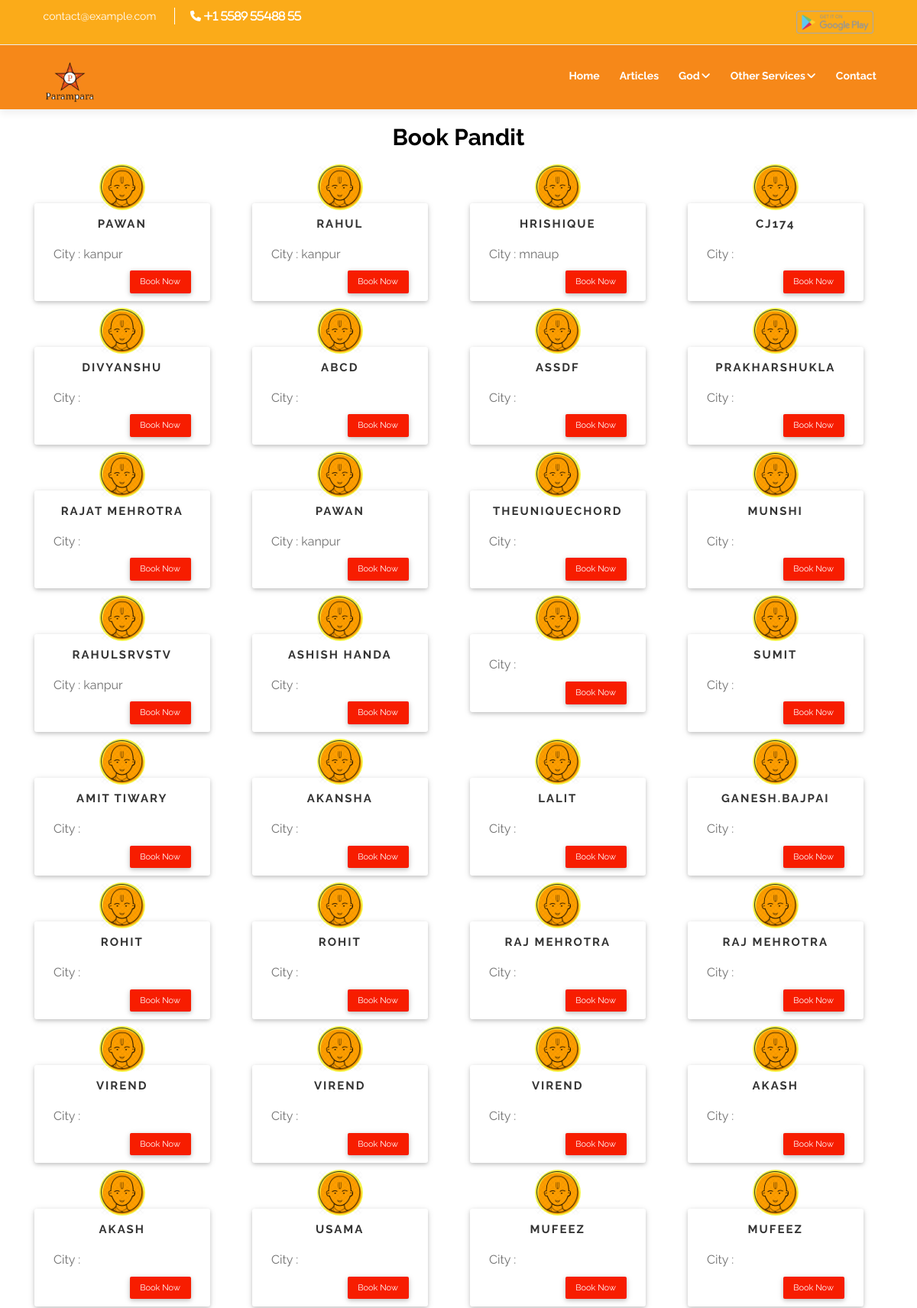
The page /brahman_bhoj.php (upper part) on the database its author committed.
### tables this page shows
CREATE TABLE `pandit` (
  `user_id` int(11) NOT NULL AUTO_INCREMENT,
  `username` text NOT NULL,
  `mobile` text NOT NULL,
  `email` text NOT NULL,
  `address` text NOT NULL,
  `logitude` varchar(50) NOT NULL,
  `lattitude` varchar(50) NOT NULL,
  `password` text NOT NULL,
  `alternate_no` varchar(255) NOT NULL,
  `gender` varchar(255) NOT NULL,
  `city` varchar(255) NOT NULL,
  `state` varchar(255) NOT NULL,
  `social_type` text NOT NULL,
  `social_id` text NOT NULL,
  `image` text NOT NULL,
  `aadhar_no` text NOT NULL,
  `aadhar_image` text NOT NULL,
  `dob` varchar(255) NOT NULL,
  `country` varchar(255) NOT NULL,
  `pincode` varchar(255) NOT NULL,
  `skills` varchar(255) NOT NULL,
  `account_type` varchar(255) NOT NULL,
  `pancard_no` varchar(255) NOT NULL,
  `degree` varchar(255) NOT NULL,
  `bank_ac_no` varchar(255) NOT NULL,
  `experience` varchar(255) NOT NULL,
  `ifsc_code` varchar(255) NOT NULL,
  `acc_holder_name` varchar(255) NOT NULL,
  `bank_name` varchar(255) NOT NULL,
  `bio` varchar(255) NOT NULL,
  `type` varchar(10) NOT NULL DEFAULT 'USER',
  `status` int(11) NOT NULL DEFAULT '1',
  `register_id` varchar(255) NOT NULL,
  `pooja` text NOT NULL,
  `otp` text NOT NULL,
  `otp_verified` int(11) NOT NULL DEFAULT '0',
  `approved` int(11) NOT NULL DEFAULT '0' COMMENT 'approved by admin',
  `entrydt` timestamp NOT NULL DEFAULT CURRENT_TIMESTAMP ON UPDATE CURRENT_TIMESTAMP,
  `avg_rating` varchar(50) NOT NULL,
  PRIMARY KEY (`user_id`)
);

### brahman_bhoj.php (the view, shortened to what this page needs)
<?php include 'header.php';?>
<?php include 'config.php';?>
<div class="container">
      <div class="heading animate-box"><h2><b style="color: black;">Book Pandit</b></h2></div>
    <div class="row">
<?php
$sql = "SELECT * FROM pandit";
$result = mysqli_query($conn,$sql);
if (mysqli_num_rows($result) > 0) {
    while($row = $result->fetch_assoc()) {
		?>
        <div class="col-xs-12 col-sm-3 col-md-3 col-lg-3">
            <div class="box">
                <div class="box-icon">
                    <img src="img/panditavtar.png" height="60px" width="60px" class="img-responsive" style="margin-left:0px;">
                </div>
                <div class="info">
                    <h4 class="text-center"><?php echo $row["username"] ?></h4>
                    <p>City : <?php echo $row["city"] ?></p>
                    <a href="#" class="btn">Book Now</a>
                </div>
            </div>
        </div>
        <?php
    }
} else {
    echo "0 results";
}
?>
    </div>
</div><br>
</body>
</html>

### header.php (shortened to what this page needs)
<!DOCTYPE html><?php $base_url="http://localhost/vedicparampara.com" ; ?>
<html lang="en" class="no-js">
<head>
    <link rel="stylesheet" href="./css/bootstrap.min.css">
    <link rel="stylesheet" href="./css/style.css">
     <link rel="stylesheet" href="css2/style.css">
      <link href="assets/vendor/bootstrap/css/bootstrap.min.css" rel="stylesheet">
  <link href="assets/vendor/icofont/icofont.min.css" rel="stylesheet">
  <link href="assets/vendor/boxicons/css/boxicons.min.css" rel="stylesheet">
  <link href="assets/vendor/venobox/venobox.css" rel="stylesheet">
  <link href="assets/vendor/aos/aos.css" rel="stylesheet">
  <link href="css2/style.css" rel="stylesheet">
  <link href="lib/bootstrap/css/bootstrap.min.css" rel="stylesheet">
  <link href="lib/font-awesome/css/font-awesome.min.css" rel="stylesheet">
  <link href="lib/animate/animate.min.css" rel="stylesheet">
  <link href="lib/ionicons/css/ionicons.min.css" rel="stylesheet">
  <link href="lib/owlcarousel/assets/owl.carousel.min.css" rel="stylesheet">
  <link href="lib/magnific-popup/magnific-popup.css" rel="stylesheet">
  <link href="lib/ionicons/css/ionicons.min.css" rel="stylesheet">
    <link rel="stylesheet" href="./css/animate.css" />
    <link rel="stylesheet" href="https://maxcdn.bootstrapcdn.com/bootstrap/3.4.1/css/bootstrap.min.css">
</head>
<body id="body">
  <section id="topbar" class=" d-lg-block">
    <div class="container clearfix">
      <div class="contact-info float-left">
        <i class="fa fa-envelope-o"></i> <a href="mailto:contact@example.com">contact@example.com</a>
        <i class="fa fa-phone"> +1 5589 55488 55</i>
      </div>
	  <div class="social-links float-right">
        <a href="signup-form.php" class="twitter"><img src="img/apk_download1.png" height="30px"></a>
      </div>
    </div>
  </section>
 <header id="header">
    <div class="container">
      <div id="logo" class="pull-left">
       <a href="#body" class=""><img src="img/logo.png" height="60px"></a>
      </div>
      <nav id="nav-menu-container">
        <ul class="nav-menu">
          <li class="menu-active"><a href="<?php echo $base_url; ?>">Home</a></li>
          <li><a href="#portfolio">Articles</a></li>
          <li class="menu-has-children"><a href="#">God</a>
          </li>
          <li class="menu-has-children"><a href="">Other Services</a>
          </li>
          <li><a href="#contact">Contact</a></li>
        </ul>
      </nav>
    </div>
  </header>
</body>
</html>

### css/style.css (style rules this page uses)
body { font-family: 'Raleway', sans-serif !important; overflow-x: hidden; }
.heading { color: black; font-weight: bold; text-align: center; }
.img-responsive { display: block; max-width: 100%; height: auto; }
.js .animate-box { opacity: 0; }

### css2/style.css (style rules this page uses)
body { background: #fff; color: #444; font-family: "Open Sans", sans-serif; }
a { color: #50d8af; transition: 0.5s; }
p { padding: 0; margin: 0 0 30px 0; }
h1, h2, h3, h4, h5, h6 { font-family: "Montserrat", sans-serif; font-weight: 400; margin: 0 0 20px 0; padding: 0; }
#topbar { background: #fbab19; padding: 10px 0; border-bottom: 1px solid #eee; font-size: 14px; }
#topbar .contact-info a { line-height: 1; color: white; }
#topbar .contact-info i { color: white; padding: 4px; }
#topbar .contact-info .fa-phone { padding-left: 20px; margin-left: 20px; border-left: 1px solid white; }
#topbar .social-links a { color: white; padding: 4px 12px; display: inline-block; line-height: 1px; border-left: 1px solid #e9e9e9; }
#topbar .social-links a:first-child { border-left: 0; }
#header { padding: 20px 0; height: 84px; transition: all 0.5s; z-index: 997; background:#f68819; box-shadow: 0px 6px 9px 0px rgba(0, 0, 0, 0.06); }
#header #logo img { padding: 0; margin: 0; }
.nav-menu, .nav-menu * { margin: 0; padding: 0; list-style: none; }
.nav-menu li { position: relative; white-space: nowrap; }
.nav-menu > li { float: left; }
.sf-arrows .sf-with-ul { padding-right: 22px; }
.sf-arrows .sf-with-ul:after { content: "\f107"; position: absolute; right: 8px; font-family: FontAwesome; font-style: normal; font-weight: normal; }
#nav-menu-container { float: right; margin: 0; }
.nav-menu a { padding: 10px 8px; text-decoration: none; display: inline-block; color: #fff; font-family: "Raleway", sans-serif; font-weight: 700; font-size: 14px; outline: none; }
.nav-menu li:hover > a, .nav-menu .menu-active > a { color: #fff; }
.nav-menu > li { margin-left: 10px; }
#mobile-nav { position: fixed; top: 0; padding-top: 18px; bottom: 0; z-index: 998; background: rgba(52, 59, 64, 0.9); left: -260px; width: 260px; overflow-y: auto; transition: 0.4s; }
#mobile-nav ul { padding: 0; margin: 0; list-style: none; }
#mobile-nav ul li { position: relative; }
#mobile-nav ul li a { color: #fff; font-size: 16px; overflow: hidden; padding: 10px 22px 10px 15px; position: relative; text-decoration: none; width: 100%; display: block; outline: none; }

### header.php (style rules this page uses)
.box { border-radius: 3px; box-shadow: 0 2px 5px 0 rgba(0, 0, 0, 0.16), 0 2px 10px 0 rgba(0, 0, 0, 0.12); padding: 10px 25px; text-align: right; display: block; margin-top: 60px; background-color:#fff; width: 90%; }
.box-icon { background-color: #f7f74a; border-radius: 50%; display: table; height: 60px; margin: 0 auto; width: 60px; margin-top: -61px; }
.info h4 { font-size: 15px; letter-spacing: 2px; text-transform: uppercase; font-weight: 700; }
.info > p { color: #717171; font-size: 16px; padding-top: 10px; text-align: justify; }
.info > a { background-color:#f71d00; border-radius: 2px; box-shadow: 0 2px 5px 0 rgba(0, 0, 0, 0.16), 0 2px 10px 0 rgba(0, 0, 0, 0.12); color: #fff; transition: all 0.5s ease 0s; width: 80px; font-size: 11px; }

### rows shown on the page
pandit: username "PAWAN", city "kanpur"
pandit: username "RAHUL", city "kanpur"
pandit: username "HRISHIQUE", city "mnaup"
pandit: username "CJ174"
pandit: username "DIVYANSHU"
pandit: username "ABCD"
pandit: username "ASSDF"
pandit: username "PRAKHARSHUKLA"
pandit: username "RAJAT MEHROTRA"
pandit: username "PAWAN", city "kanpur"
pandit: username "THEUNIQUECHORD"
pandit: username "MUNSHI"
pandit: username "RAHULSRVSTV", city "kanpur"
pandit: username "ASHISH HANDA"
pandit: username "SUMIT"
pandit: username "AMIT TIWARY"
pandit: username "AKANSHA"
pandit: username "LALIT"
pandit: username "GANESH.BAJPAI"
pandit: username "ROHIT"
pandit: username "ROHIT"
pandit: username "RAJ MEHROTRA"
pandit: username "RAJ MEHROTRA"
pandit: username "VIREND"
pandit: username "VIREND"
pandit: username "VIREND"
pandit: username "AKASH"
pandit: username "AKASH"
pandit: username "USAMA"
pandit: username "MUFEEZ"
pandit: username "MUFEEZ"
